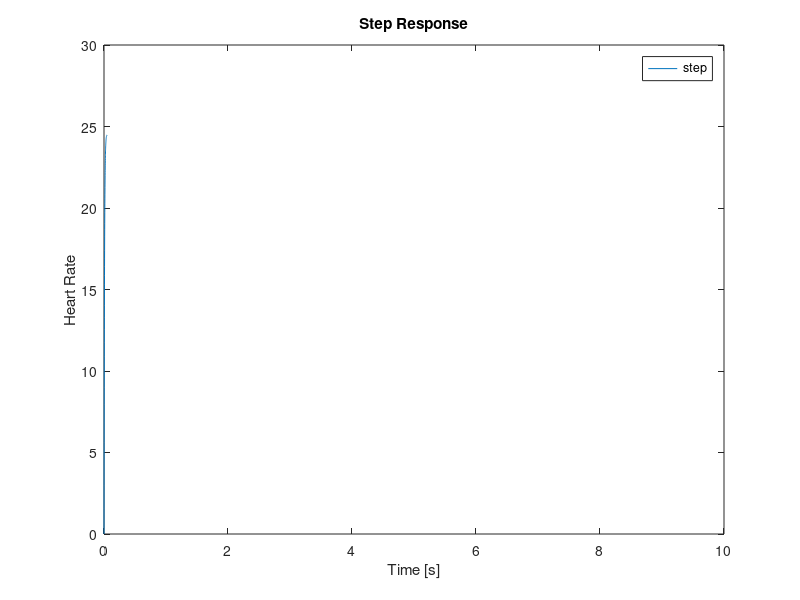
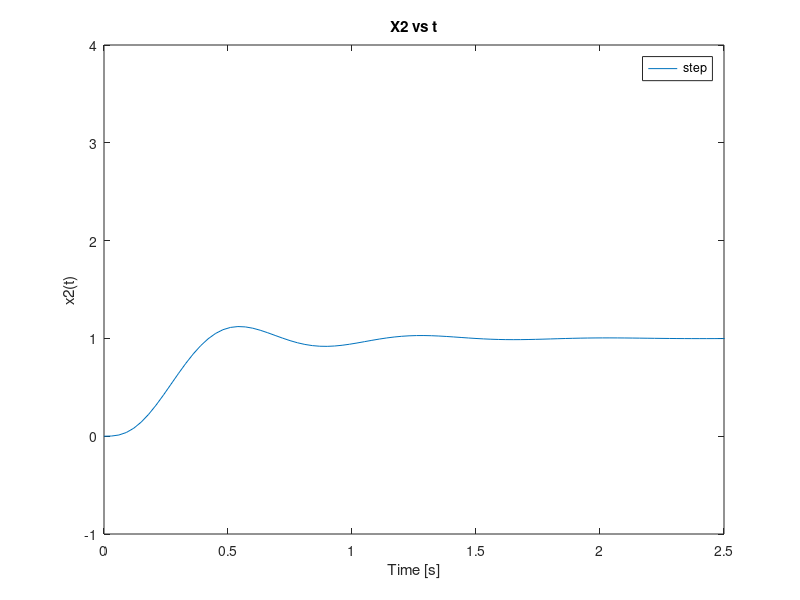
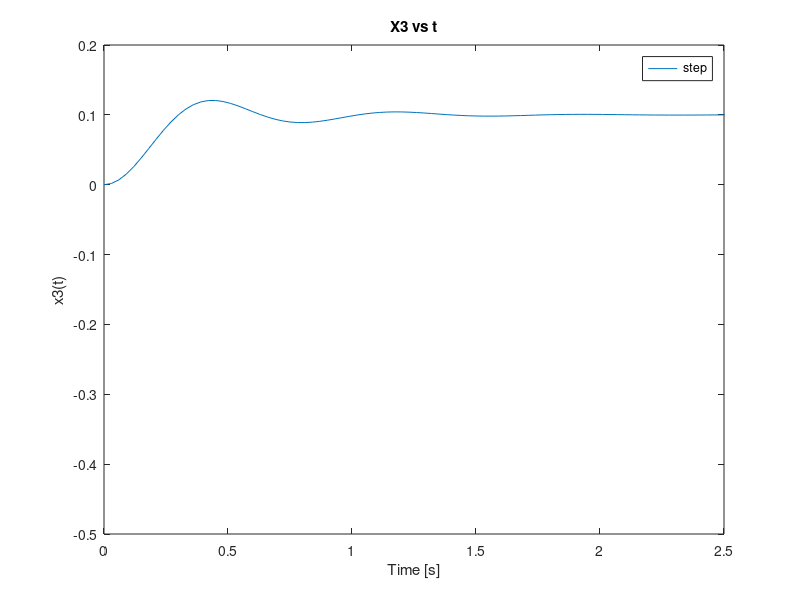
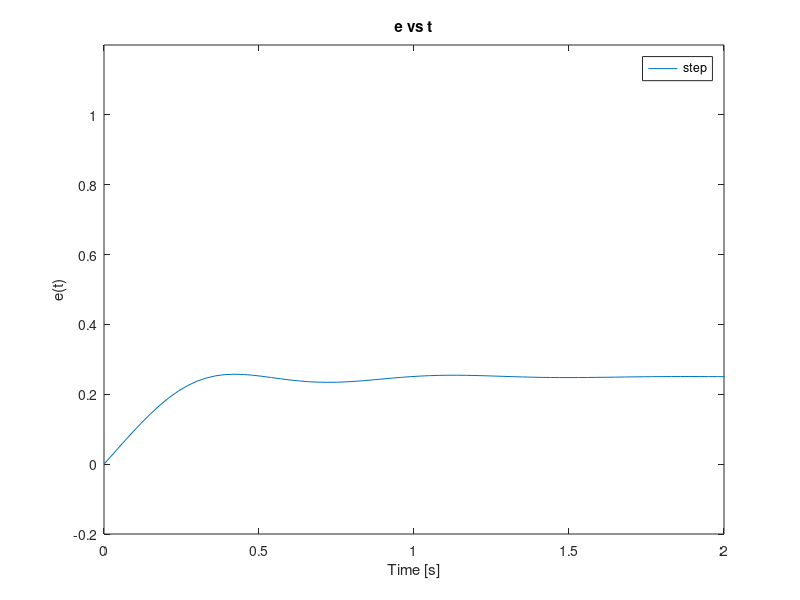

These charts were generated, in order, by the following MATLAB code:
%P#12
s=tf('s');
sys=36/(s^2+2*s+36)

step(sys)
grid
ylabel('C(t)');
ylim([0 2]);
xlim([0 6]);
legend('sys')



%%

clc
clear
s=tf('s');

% P#13
sys1=5/(5*s^2+s+5)
sys2=(1+.8*s)/(s^2+s+1)
sys3=1/(s^2+s+1)


figure
hold on
step(sys1)
step(sys2)
step(sys3)
grid
ylabel('C(t)');
ylim([0 2]);
xlim([0 60]);
legend('sys1','sys2','sys3')

figure
hold on
impulse(sys1)
impulse(sys2)
impulse(sys3)
grid
ylabel('C(t)');
ylim([-1 1]);
xlim([0 60]);
legend('sys1','sys2','sys3')


sys1=sys1*(1/s)
sys2=sys2*(1/s)
sys3=sys3*(1/s)


figure
hold on
step(sys1)
step(sys2)
step(sys3)
grid
title('Ramp Response')
ylabel('C(t)');
ylim([0 10]);
xlim([0 10]);
legend('sys1','sys2','sys3')
%%
%P#14
clc
clear
s=tf('s');
R=(1/s);
x1=40/(.1*s^3+s^2+10*s+40)

x2=x1*s

x3=x2*(.01*s+.1)
e=(x3*s+x2)/4

figure(1)
hold on
step(x1)
step(x1*R)

grid
title('X1 vs t')
ylabel('x1(t)');
ylim([0 2]);
xlim([0 2]);
legend('step','ramp')


figure(2)
hold on
step(x2)
step(x2*R)

grid
title('X2 vs t')
ylabel('x2(t)');
ylim([-1 4]);
xlim([0 2.5]);
legend('step','ramp')

figure(3)
hold on
step(x3)
step(x3*R)

grid
title('X3 vs t')
ylabel('x3(t)');
ylim([-.5 .2]);
xlim([0 2.5]);
legend('step','ramp')

figure(4)
hold on
step(e)
step(e*R)

grid
title('e vs t')
ylabel('e(t)');
ylim([-.2 1.2]);
xlim([0 2]);
legend('step','ramp')

%%
%P#15
clc
clear
s=tf('s');
R=(1/s);

T=10/(s*(s+2)*(s+4)+10)

figure(1)

step(T)
grid
ylabel('C(t)');
ylim([0 2]);
xlim([0 8]);
legend('step')

%%
%P#1
clc
clear
s=tf('s');
R=(1/s);
K=8.59;

T=K/(.083*s^2+s+K)


figure(1)

step(T)
grid
ylabel('Heart Rate');
ylim([0 1.3]);
xlim([0 1.5]);
legend('step')

%%
clc
clear
X=0:.01:1;
Y=exp(((-pi)*X)./sqrt(1-(X.^2)));

plot(X,Y,'g');

%%
%P#1
clc
clear
s=tf('s');

K=51.1  % K=km*ku
T=K/(.4*s+1+K)


figure(1)

step(T*25)
grid
ylabel('Heart Rate');
ylim([0 30]);
xlim([0 10]);
legend('step')






